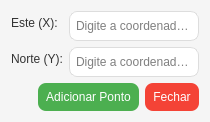
<?xml version="1.0" encoding="UTF-8"?>
<ui version="4.0">
 <class>point_tool</class>
 <widget class="QDialog" name="point_tool">
  <property name="geometry">
   <rect>
    <x>0</x>
    <y>0</y>
    <width>210</width>
    <height>116</height>
   </rect>
  </property>
  <property name="windowTitle">
   <string>Inserir Coordenadas</string>
  </property>
  <property name="styleSheet">
   <string notr="true">QDialog {
    background-color: #f5f5f5;
    border-radius: 12px;
}

QLineEdit {
    background-color: white;
    border: 1px solid #ddd;
    border-radius: 8px;
    padding: 4px;
    font-size: 12px;
    min-height: 20px;
}

QLineEdit:focus {
    border: 1px solid #4CAF50;
}

QPushButton {
    background-color: #4CAF50;
    color: white;
    border: none;
    border-radius: 8px;
    padding: 4px 8px;
    font-size: 12px;
    min-height: 20px;
}

QPushButton:hover {
    background-color: #45a049;
}

QPushButton#closeButton {
    background-color: #f44336;
}

QPushButton#closeButton:hover {
    background-color: #da190b;
}

QLabel {
    font-size: 12px;
    color: #333;
}</string>
  </property>
  <layout class="QVBoxLayout" name="verticalLayout">
   <item>
    <layout class="QFormLayout" name="formLayout">
     <item row="0" column="0">
      <widget class="QLabel" name="label">
       <property name="text">
        <string>Este (X):</string>
       </property>
      </widget>
     </item>
     <item row="0" column="1">
      <widget class="QLineEdit" name="eastInput">
       <property name="placeholderText">
        <string>Digite a coordenada Este</string>
       </property>
      </widget>
     </item>
     <item row="1" column="0">
      <widget class="QLabel" name="label_2">
       <property name="text">
        <string>Norte (Y):</string>
       </property>
      </widget>
     </item>
     <item row="1" column="1">
      <widget class="QLineEdit" name="northInput">
       <property name="placeholderText">
        <string>Digite a coordenada Norte</string>
       </property>
      </widget>
     </item>
    </layout>
   </item>
   <item>
    <layout class="QHBoxLayout" name="horizontalLayout">
     <item>
      <widget class="QLabel" name="label_3">
       <property name="maximumSize">
        <size>
         <width>24</width>
         <height>24</height>
        </size>
       </property>
       <property name="pixmap">
        <pixmap>../icon.svg</pixmap>
       </property>
       <property name="scaledContents">
        <bool>true</bool>
       </property>
      </widget>
     </item>
     <item>
      <widget class="QPushButton" name="confirmButton">
       <property name="text">
        <string>Adicionar Ponto</string>
       </property>
      </widget>
     </item>
     <item>
      <widget class="QPushButton" name="closeButton">
       <property name="text">
        <string>Fechar</string>
       </property>
      </widget>
     </item>
    </layout>
   </item>
  </layout>
 </widget>
 <resources/>
 <connections>
  <connection>
   <sender>closeButton</sender>
   <signal>clicked()</signal>
   <receiver>point_tool</receiver>
   <slot>close()</slot>
   <hints>
    <hint type="sourcelabel">
     <x>20</x>
     <y>20</y>
    </hint>
    <hint type="destinationlabel">
     <x>20</x>
     <y>20</y>
    </hint>
   </hints>
  </connection>
 </connections>
</ui>
